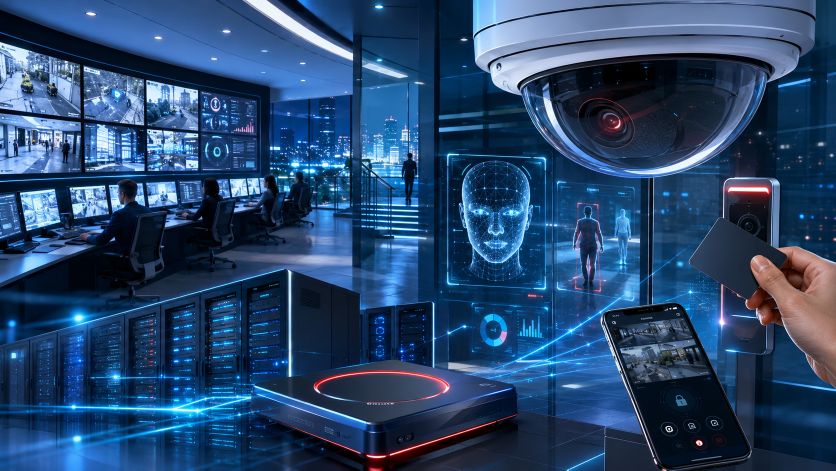
#> input picture assets/main00.png, 1672 x 941 px (shown at 1/2 size)
$ python render_preview.py
#> lines starting #> are read from the running program, lines starting #| are printed output that depends on the picture
from pathlib import Path
from PIL import Image, ImageDraw, ImageFont

ROOT = Path(__file__).resolve().parent
OUT = ROOT / "mockup-preview.png"

W, H = 1440, 1800
RED = (232, 41, 45)
BLUE = (13, 95, 158)
CYAN = (14, 165, 233)
NAVY = (7, 21, 35)
INK = (23, 32, 42)
MUTED = (101, 113, 129)
LINE = (231, 235, 240)
WHITE = (255, 255, 255)
SOFT = (245, 248, 251)


def font(size, bold=False):
#> called with size = 12, bold = True
    candidates = [
        "C:/Windows/Fonts/tahomabd.ttf" if bold else "C:/Windows/Fonts/tahoma.ttf",
        "C:/Windows/Fonts/arialbd.ttf" if bold else "C:/Windows/Fonts/arial.ttf",
    ]
    for candidate in candidates:
        if Path(candidate).exists():
            return ImageFont.truetype(candidate, size)
    return ImageFont.load_default()


F12 = font(12, True)
F14 = font(14, True)
F16 = font(16)
F18 = font(18)
F20B = font(20, True)
F24B = font(24, True)
F32B = font(32, True)
F46B = font(46, True)


def text(draw, xy, value, fnt, fill, anchor=None):
    draw.text(xy, value, font=fnt, fill=fill, anchor=anchor)


def rounded(draw, box, radius, fill, outline=None, width=1):
    draw.rounded_rectangle(box, radius=radius, fill=fill, outline=outline, width=width)


def camera_icon(draw, x, y, scale=1, fill=RED):
    pts = [
        (x, y + 11 * scale),
        (x + 38 * scale, y + 4 * scale),
        (x + 55 * scale, y + 9 * scale),
        (x + 55 * scale, y + 23 * scale),
        (x + 38 * scale, y + 28 * scale),
        (x, y + 20 * scale),
    ]
    draw.line(pts + [pts[0]], fill=fill, width=max(2, int(2 * scale)))
    draw.ellipse((x + 34 * scale, y + 12 * scale, x + 46 * scale, y + 24 * scale), outline=fill, width=max(2, int(2 * scale)))
    draw.line((x + 20 * scale, y + 25 * scale, x + 16 * scale, y + 44 * scale), fill=fill, width=max(2, int(2 * scale)))
    draw.line((x + 28 * scale, y + 25 * scale, x + 36 * scale, y + 44 * scale), fill=fill, width=max(2, int(2 * scale)))
    draw.line((x + 10 * scale, y + 44 * scale, x + 42 * scale, y + 44 * scale), fill=fill, width=max(2, int(2 * scale)))


def small_icon(draw, x, y, kind):
    if kind == "camera":
        camera_icon(draw, x + 4, y + 4, .72)
        return
    rounded(draw, (x, y, x + 44, y + 44), 12, (255, 240, 241))
    if kind == "access":
        draw.rectangle((x + 13, y + 9, x + 28, y + 35), outline=RED, width=2)
        draw.line((x + 28, y + 17, x + 35, y + 17), fill=RED, width=2)
    elif kind == "alarm":
        draw.polygon([(x + 22, y + 7), (x + 36, y + 15), (x + 32, y + 35), (x + 22, y + 39), (x + 10, y + 35), (x + 7, y + 15)], outline=RED)
        draw.line((x + 15, y + 23, x + 21, y + 29, x + 31, y + 16), fill=RED, width=2)
    else:
        draw.ellipse((x + 18, y + 7, x + 26, y + 15), outline=RED, width=2)
        draw.ellipse((x + 7, y + 29, x + 15, y + 37), outline=RED, width=2)
        draw.ellipse((x + 29, y + 29, x + 37, y + 37), outline=RED, width=2)
        draw.line((x + 22, y + 15, x + 11, y + 29), fill=RED, width=2)
        draw.line((x + 22, y + 15, x + 33, y + 29), fill=RED, width=2)


img = Image.new("RGB", (W, H), WHITE)
#> img: PIL image 1440x1800 RGB; every value is 255
draw = ImageDraw.Draw(img)

hero = Image.open(ROOT / "assets" / "main00.png").convert("RGB")
#> hero is the input picture: PIL image 1672x941 RGB; mean R, G, B 39.9, 71.5, 109.5
hero = hero.resize((W, 720))
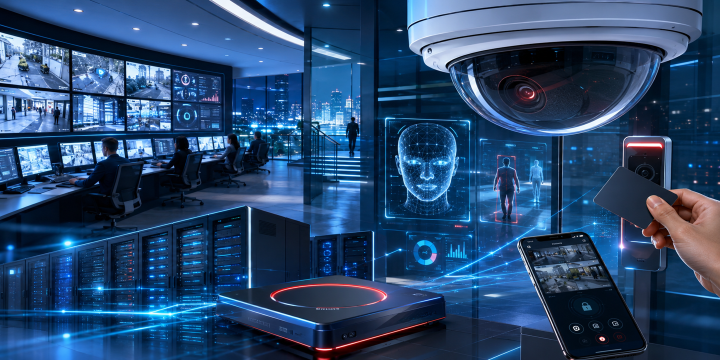
#> hero: PIL image 1440x720 RGB (shown at 1/2 size); mean R, G, B 39.9, 71.5, 109.5
overlay = Image.new("RGBA", (W, 720), (7, 13, 22, 118))
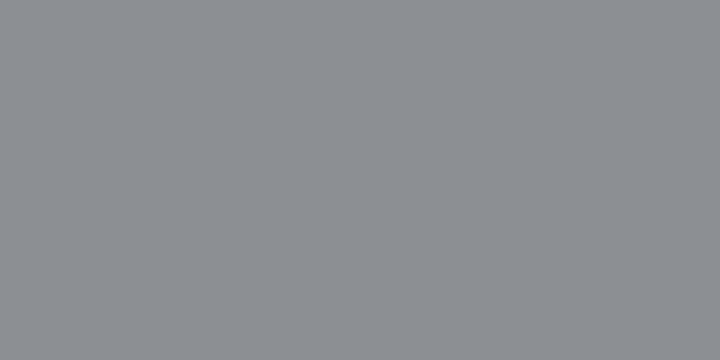
#> overlay: PIL image 1440x720 RGBA (shown at 1/2 size); mean R, G, B, A 7, 13, 22, 118; transparent parts drawn white
left = Image.new("RGBA", (W, 720), (0, 0, 0, 0))
#> left: PIL image 1440x720 RGBA; every value is 0
ld = ImageDraw.Draw(left)
for x in range(W):
    alpha = int(170 * (1 - x / W))
    ld.line((x, 0, x, 720), fill=(7, 13, 22, alpha))
hero = Image.alpha_composite(hero.convert("RGBA"), overlay)
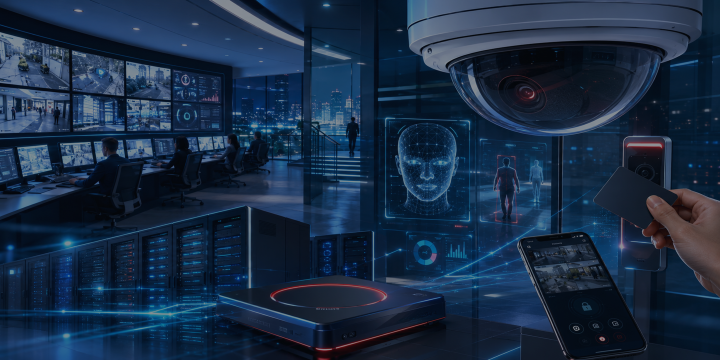
#> hero: PIL image 1440x720 RGBA (shown at 1/2 size); mean R, G, B, A 24.7, 44.4, 69, 255
hero = Image.alpha_composite(hero, left).convert("RGB")
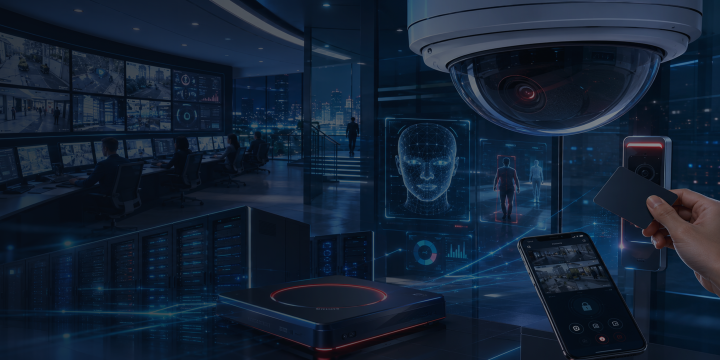
#> hero: PIL image 1440x720 RGB (shown at 1/2 size); mean R, G, B 19, 33.6, 52.4
img.paste(hero, (0, 0))
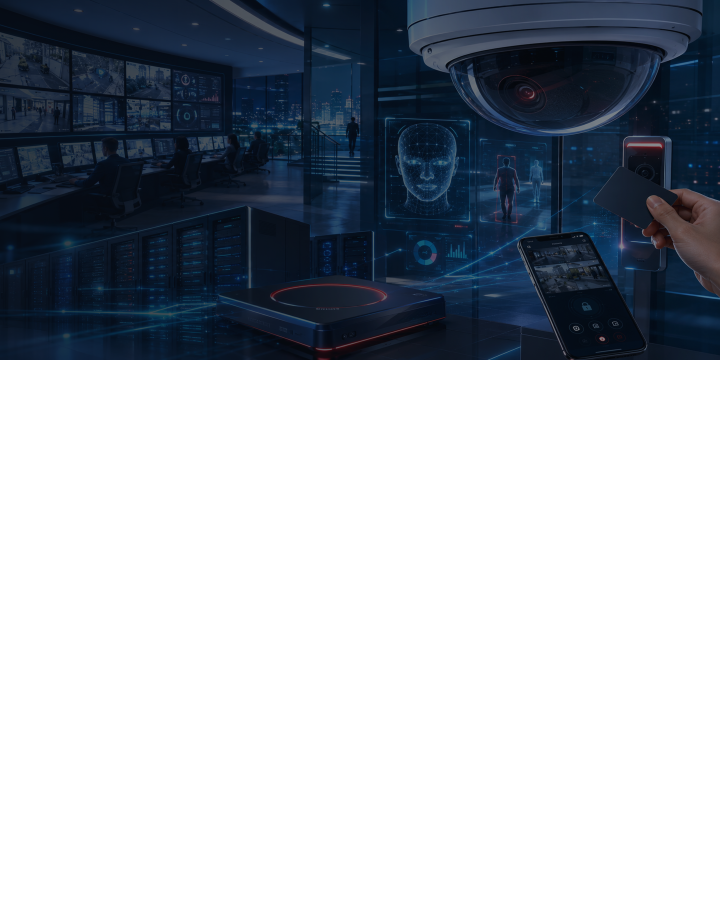
#> img: PIL image 1440x1800 RGB (shown at 1/2 size); mean R, G, B 160.6, 166.4, 173.9

rounded(draw, (160, 24, 1280, 96), 16, (255, 255, 255), None)
#> (the run stopped early here; a loop or call above may not have finished)
